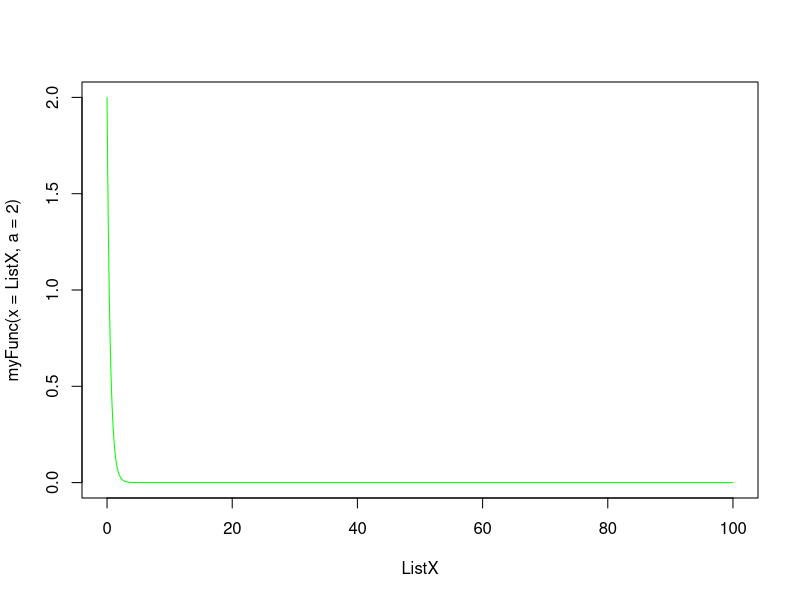
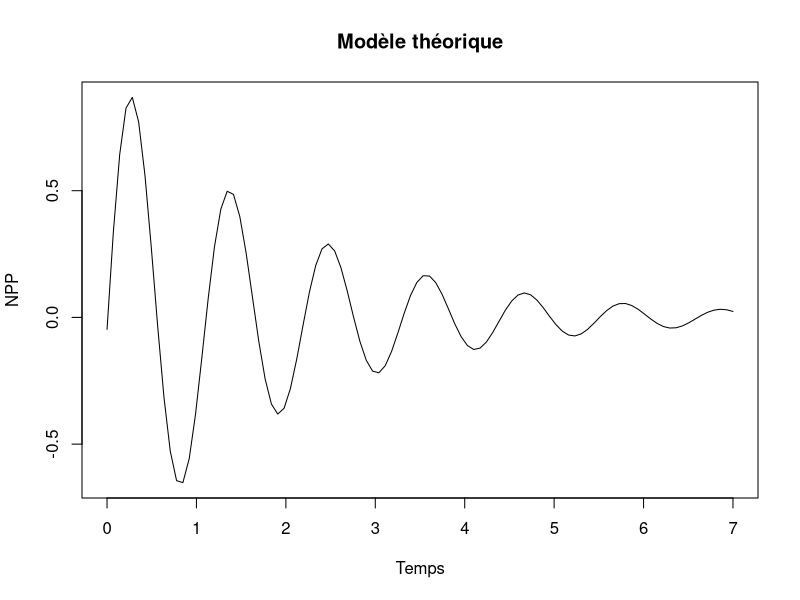

Write the R code that produced these figures, in order.
ListX<-seq(0,100,length=1001)

myFunc<-function(x,a=0.1,A=2){ return((A*exp(-a*x)))}
plot(x=ListX,y=myFunc(x=ListX,a=2),type="l",col="green")


# Définition de la fonction sinus à oscillation amortie
damped_sinus <- function(t, A, omega, gamma, phi) {
  A * exp(-gamma * t) * sin(omega * t + phi)
}

t <- seq(0, 7, length.out = 100)  # Séquence de temps
A <- 1  # Amplitude
omega <- 1.5*pi+1  # Fréquence angulaire
gamma <- 0.5  # Facteur d'amortissement
phi <- 1-pi/3  # Phase
y <- damped_sinus(t, A, omega, gamma, phi)
plot(t, y, type = "l", main = "Modèle théorique", xlab = "Temps", ylab = "NPP")
 